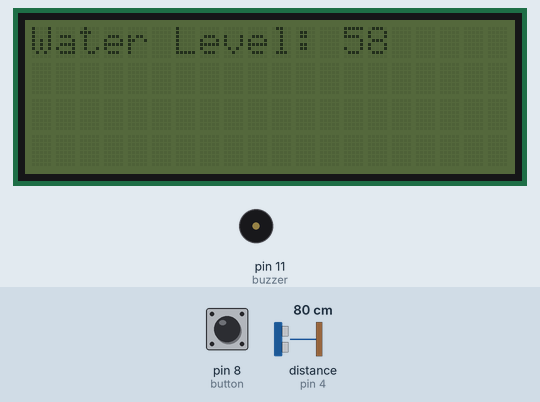
A sketch run on a simulated Arduino Uno, built with avr-gcc and run on an emulated ATmega328P. Parts: 20×4 character LCD, buzzer (waves = sounding, pin HIGH). Wiring (inferred from the names in the program): ultrasonic range finder: trigger pin 5; echo pin 4. The inputs (shaded band) are chosen by the test bench; at power-on: pin 8 (button) HIGH, distance to the obstacle (sensor on pin 4) 80 cm. The echo pulse lasts 58.3 µs per cm; EEPROM starts erased; pins used as bus, display or sensor lines are not drawn.

Above: at 10.6 s.
10.7 s: pin 8 (button) pulled LOW for 3.2 s
At 12.0 s:
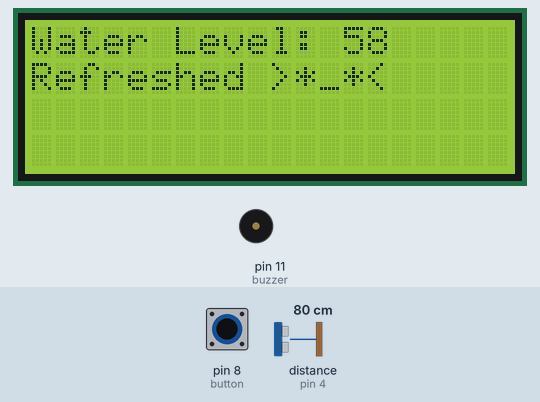
At 16.5 s:
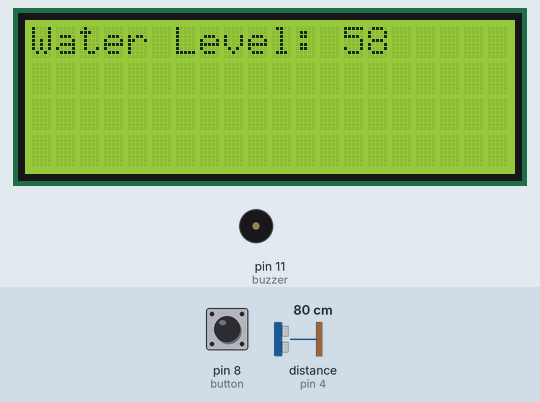
Timing chart, 0 to 18.0 s (numbered marks = the images above; inputs shaded):
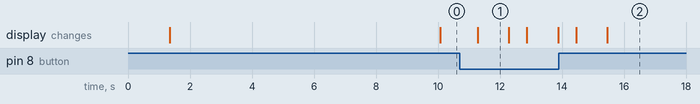

The sketch:

ArduinoUnoProject.ino
```cpp
#include <EEPROM.h>
#include <LiquidCrystal_I2C.h>

LiquidCrystal_I2C lcd(0x27, 20, 4);

const int MAX_LEVEL = 98;    // مستوى المياه لتنشيط الإنذار | ڕێژەی ئاو بۆ ئاگادارکردنەوە
const int MIN_LEVEL = 80;

// pin connections
const int triggerPin = 5;    // trigger مكان الحساس | شوێنی حەساس
const int echoPin = 4;       // echo    مكان الحساس | شوێنی حەساس
const int buzzer = 11;       //  مكان الجرس | شوێنی دەنگ
const int button = 8;        // زر | شوێکی دوگمە

int waterLevel = 0;
int additionalWaterLevel = 0;

bool ack = 0;
bool lcdIsOn = true;
bool isHigh = false;

unsigned long Timer = 0, highTimer = 0, buzzerTimer = 0;
unsigned long normalTimer = 0, lowTimer = 0;
unsigned long lastActivityTime = 0;

float distance, duration;

void setup() {
  Serial.begin(9600);
  pinMode(triggerPin, OUTPUT);
  pinMode(buzzer, OUTPUT);
  pinMode(echoPin, INPUT);
  pinMode(button, INPUT_PULLUP);

  lcd.init();
  lcd.backlight();
  lcd.setCursor(0, 0);
  lcd.print("Water Level: ");

  ack = EEPROM.read(0);

  lastActivityTime = millis();
  workingSensor();
}

void loop() {
  Timer = millis();
                                             // 1000ms = 1s | 5000ms = 5s | 25000ms = 25s
  if (waterLevel >= 90) {
    if (Timer > highTimer + 10000) { // كل 10 ثوانٍ عند الارتفاع | هەموو 10 چرکەیەک لەکاتی بەرزبوونەوەی ئاو
      workingSensor();
      highTimer = Timer;
    }
  } else if (waterLevel > 30 && waterLevel < 90) {
    if (Timer > normalTimer + 30000) { // هەموو 30 چرکەیەک لەکاتی ڕێضەی ئاسایی ئاو | كل 30 ثانية عند الحالة الطبيعية
      workingSensor();
      normalTimer = Timer;
    }
  } else if ( waterLevel <= 30) {
    if (Timer > lowTimer + 10000) { // هەموو 10 چرکەیەک لەکاتی نزمبوونەوەی ئاو | كل 10 ثانية عند انخفاض المستوى
      workingSensor();
      lowTimer = Timer;
    }
  }

  if (waterLevel >= MAX_LEVEL && ack == false) {
    if (Timer > buzzerTimer + 1000) {
      lastActivityTime = millis();
      if (!lcdIsOn) {
      lcd.backlight();
      lcdIsOn = true;
      }
      tone(buzzer, 1000, 500);
      buzzerTimer = Timer;
    }
    if (!digitalRead(button)) {
      EEPROM.write(0, true);
      ack = true;
    }
  }
  if (waterLevel < MIN_LEVEL && ack == true) {
    EEPROM.write(0, false);
    ack = false;
  }

  if (!digitalRead(button)) {
    workingSensor();

    lastActivityTime = millis();
    if (!lcdIsOn) {
      lcd.backlight();
      lcdIsOn = true;
    }
    lcd.setCursor(0, 1);
    lcd.print("Refreshed >*_*<");
    delay(1000);
    lcd.setCursor(0, 1);
    lcd.print("                ");
  }

  if (additionalWaterLevel > 100) {
    lcd.setCursor(0, 1);
    lcd.print("Warning: ");
    lcd.setCursor(9, 1);
    lcd.print(additionalWaterLevel);
    lcd.setCursor(0, 1);
    lcd.print("            ");
  }

  // قم بإيقاف إضاءة شاشة ل س د بعد 10 ثوانٍ من عدم النشاط
  // دوای 10 چرکە لە چالاک نەبوونی ل س د  ڕووناکی شاشەکە بکوژێنەوە
  if (millis() - lastActivityTime > 10000 && lcdIsOn) {
    //                              ^^^^^
    lcd.noBacklight();
    lcdIsOn = false;
  }

  if(waterLevel >= 50) {
    isHigh = true;
  }
  else {
    isHigh = false;
  }
}

void workingSensor() {
  int minWaterLevel = 150;
  int numLoop = 0;

  if(isHigh) { // if water level is higher than 50%, it will send the signal of the sensor 10 times.
    numLoop = 10;
  } else{      // if water level is higher than 50%, it will send the signal of the sensor 23 times.
    numLoop = 23;
  }

  for (int i = 0; i < numLoop; i++) {
    digitalWrite(triggerPin, LOW);
    delayMicroseconds(2);
    digitalWrite(triggerPin, HIGH);
    delayMicroseconds(10);
    digitalWrite(triggerPin, LOW);

    duration = pulseIn(echoPin, HIGH, 30000);
    distance = (duration * 0.034) / 2;
                         // قیاسی تەواوی درێژی تانکی ئاو بکە بە سانتیمەتر، وە قیاسی ئەو ژمارەیە بکەرە جێی 158
                         // قم بقياس المسافة الحقيقية لخزان المياه بالسنتيمترات، وضعه في المكان 158
    int currentWaterLevel = map(distance, 20, 158, 100, 0); //
              //                              ^^^
    if (currentWaterLevel < minWaterLevel) {
      additionalWaterLevel = currentWaterLevel;
      currentWaterLevel = constrain(currentWaterLevel, 0, 100);
      minWaterLevel = currentWaterLevel;
    }
    delay(50);
  }

  waterLevel = minWaterLevel;
  lcd.setCursor(13, 0);
  lcd.print("   ");
  lcd.setCursor(13, 0);
  lcd.print(waterLevel);

  //// these are optional
 /*
  Serial.print(waterLevel);
  Serial.print(", CM: ");
  Serial.print(distance);
  Serial.print(", EEPROM: ");
  Serial.println(ack);

  lcd.setCursor(13, 0);
  lcd.print("    ");
  lcd.setCursor(13, 0);
  lcd.print(waterLevel);
  */
}
```

Measured:
- after the input at 10.7 s, the display: changes after 0.57 s (image 1)
- what the display in image 1 shows lasts 1.0 s, from 11.3 s to 12.3 s
